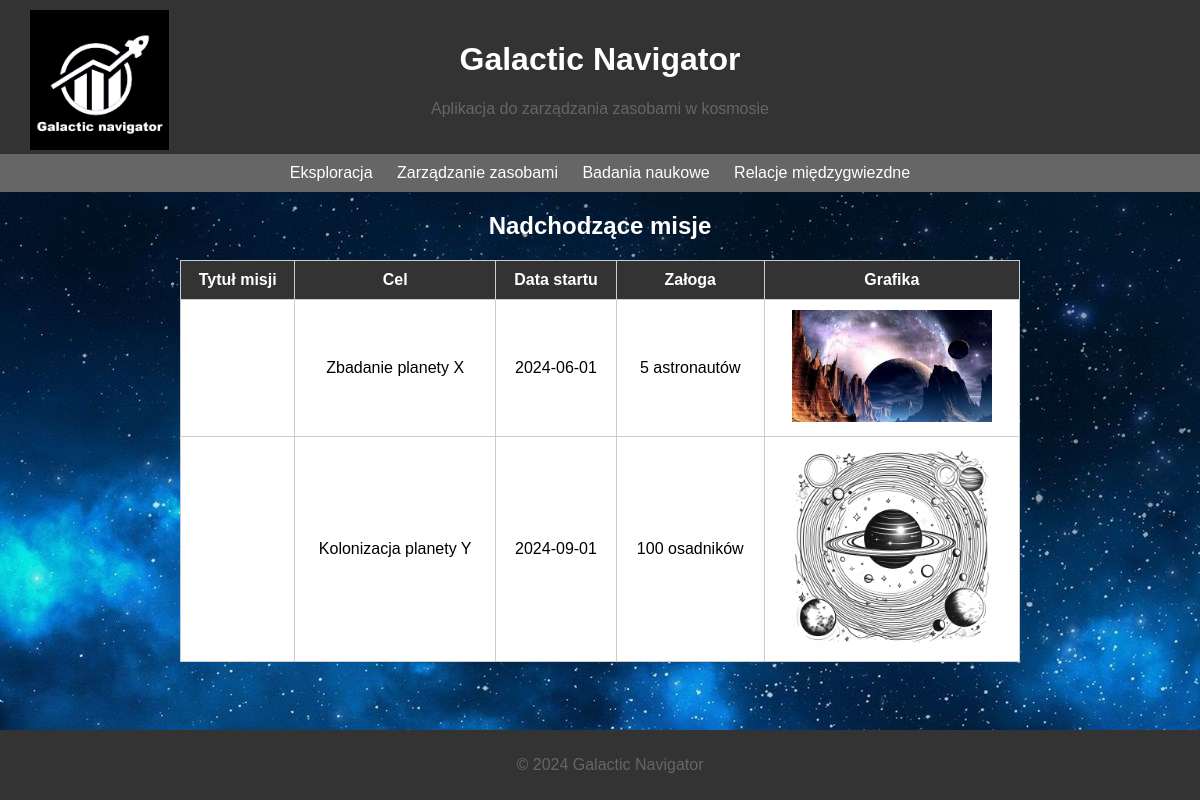
The page /view_missions.php on the database as committed earlier.
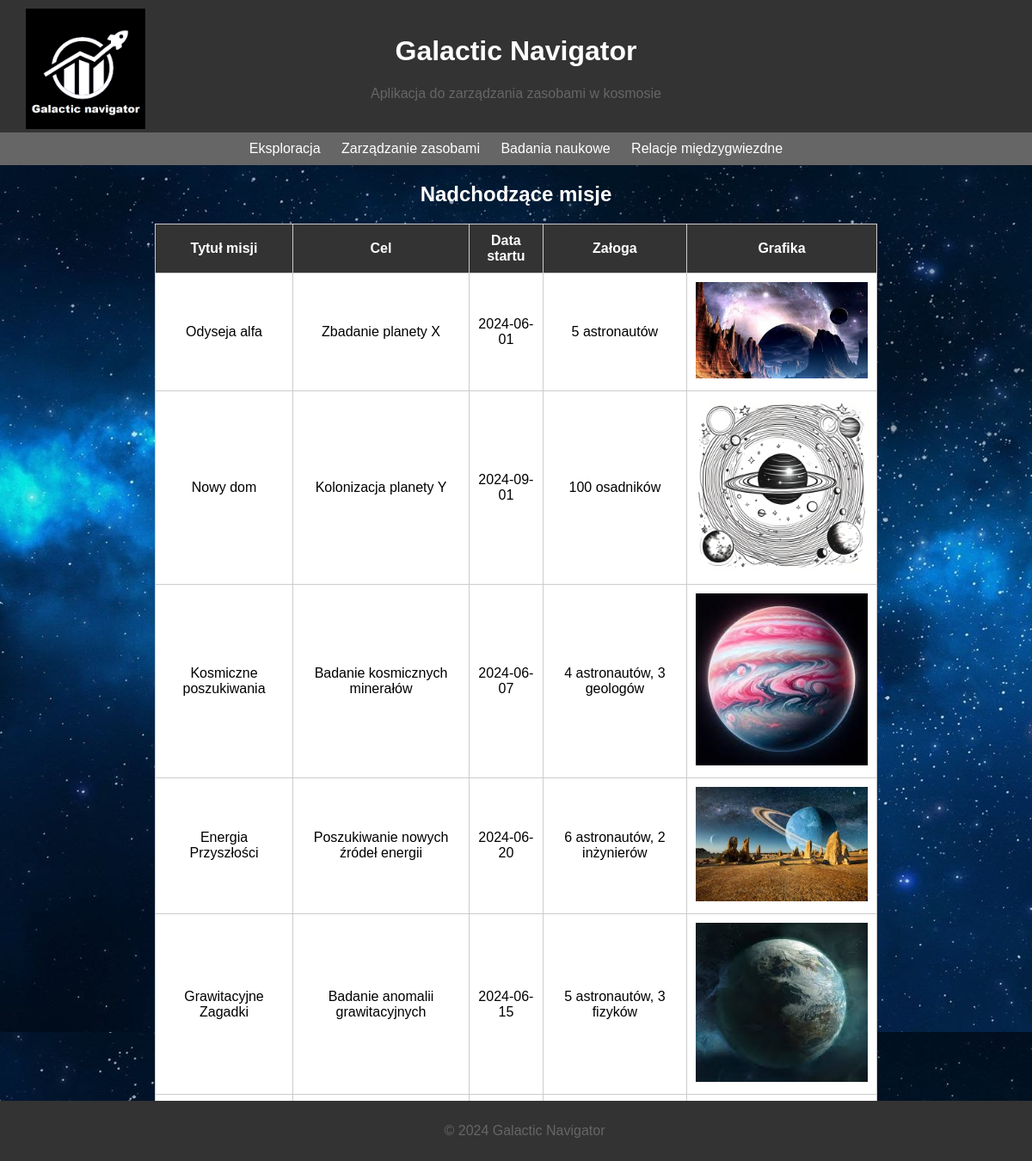
The same page on the database as committed later.
### tables this page shows
CREATE TABLE `misje` (
  `id` int(11) NOT NULL,
  `cel` varchar(255) DEFAULT NULL,
  `zaloga` text DEFAULT NULL,
  `zasoby` text DEFAULT NULL,
  `data_startu` date DEFAULT NULL,
  `data_zakonczenia` date DEFAULT NULL,
  `grafika` varchar(20) DEFAULT NULL,
  `nazwa` varchar(255) DEFAULT NULL
);

### view_missions.php (the view, shortened to what this page needs)
<?php
require 'config.php';
?>
<!DOCTYPE html>
<html lang="en">
<head>
</head>
<body>
    <header>
        <a href="index.php">
            <img src="img/logo.png" alt="Logo">
        </a>
        <h1>Galactic Navigator</h1>
        <p>Aplikacja do zarządzania zasobami w kosmosie</p>
    </header>
    <nav>
        <a href="exploration.html">Eksploracja</a>
        <a href="resource-management.html">Zarządzanie zasobami</a>
        <a href="scientific-research.html">Badania naukowe</a>
        <a href="report_contact.php">Relacje międzygwiezdne</a>
    </nav>
    <h2>Nadchodzące misje</h2>
    <table>
        <tr>
            <th>Tytuł misji</th>
            <th>Cel</th>
            <th>Data startu</th>
            <th>Załoga</th>
            <th>Grafika</th>
        </tr>
        <?php
        $sql = "SELECT * FROM misje";
        $stmt = $pdo->query($sql);
        $misje = $stmt->fetchAll();
        foreach ($misje as $misja) {
            $grafika = $misja['grafika'];
            echo "<tr>";
            echo "<td>{$misja['nazwa']}</td>";
            echo "<td>{$misja['cel']}</td>";
            echo "<td>{$misja['data_startu']}</td>";
            echo "<td>{$misja['zaloga']}</td>";
            echo "<td><img src='img/$grafika' alt='Brak grafiki' width = 200px></td>";
            echo "</tr>";
        }
        ?>
    </table>
    <footer>
        <p>&copy; 2024 Galactic Navigator</p>
    </footer>
</body>
</html>

### view_missions.php (style rules this page uses)
body { font-family: Arial, sans-serif; margin: 0; padding: 0; background-color: #f2f2f2; background-image: url('img/tlo.jpg') }
header { background-color: #333; color: #fff; padding: 20px; text-align: center; position: relative; }
header img { position: absolute; top: 10px; left: 10px; height: auto; cursor: pointer; width: 140px; margin-left: 20px; }
nav { background-color: #666; color: #fff; padding: 10px; text-align: center; }
nav a { text-decoration: none; color: #fff; margin: 0 10px; }
h2 { color: #333; }
p { color: #666; }
footer { background-color: #333; color: #fff; padding: 10px; text-align: center; position: fixed; bottom: 0; width: 100%; }
h2 { color: white; text-align: center; }
table { width: 70%; margin: 20px 0; border-collapse: collapse; margin: 20px 15% }
table, th, td { border: 1px solid #ccc; }
th, td { padding: 10px; text-align: center; }
th { background-color: #333; color: #fff; }
td { background-color: #fff; }

Rows that differ between the two databases and show on the page:
changed misje "Zbadanie planety X": nazwa (not shown) → "Odyseja alfa"
changed misje "Kolonizacja planety Y": nazwa (not shown) → "Nowy dom"
added misje: nazwa "Kosmiczne poszukiwania", cel "Badanie kosmicznych minerałów", data_startu "2024-06-07", zaloga "4 astronautów, 3 geologów", grafika (picture)
added misje: nazwa "Energia Przyszłości", cel "Poszukiwanie nowych źródeł energii", data_startu "2024-06-20", zaloga "6 astronautów, 2 inżynierów", grafika (picture)
added misje: nazwa "Grawitacyjne Zagadki", cel "Badanie anomalii grawitacyjnych", data_startu "2024-06-15", zaloga "5 astronautów, 3 fizyków", grafika (picture)
